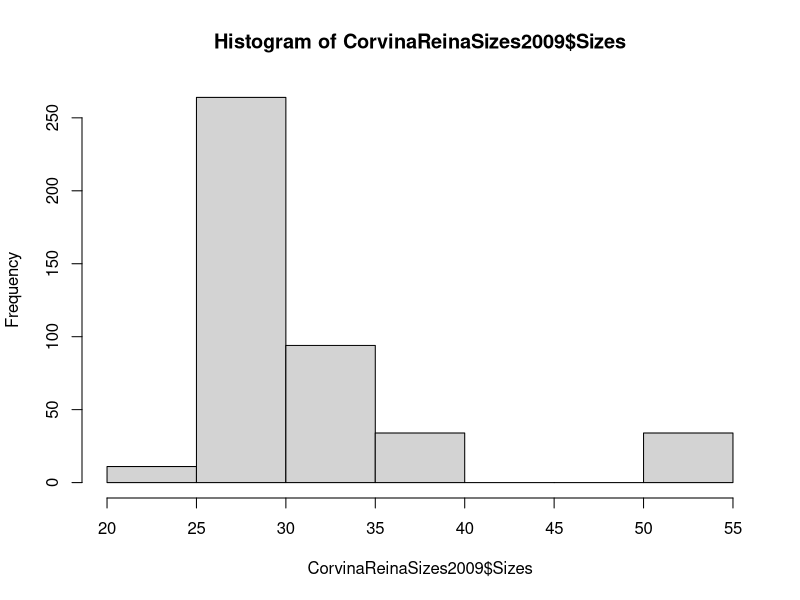
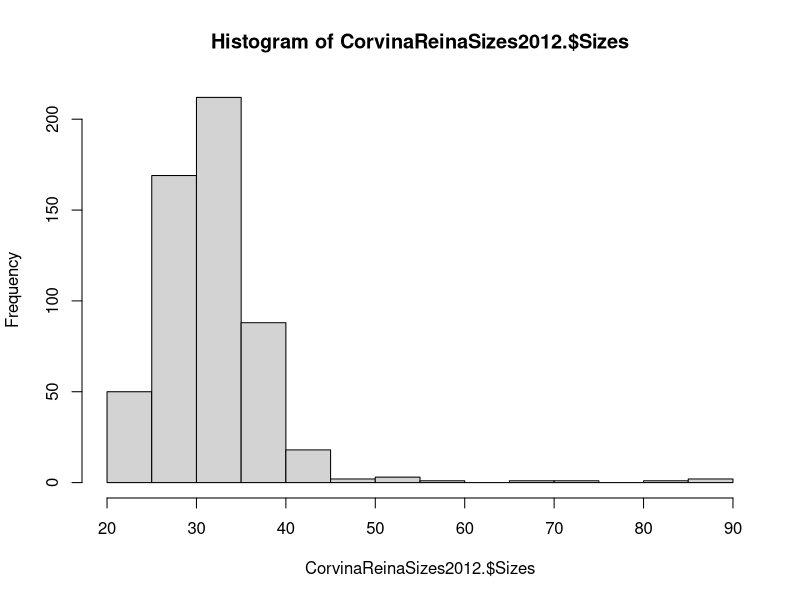
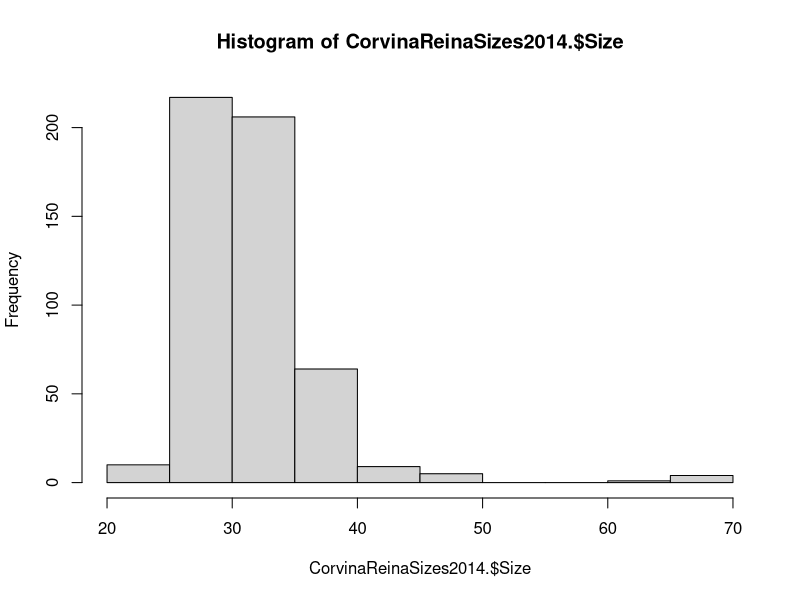

The R script that drew these images, in order:
#Wagner Quiros.
#CorvinaReina histogram. (The legal mesh size is 3")
#Year After closure 2009. Mesh size 2.5". Illegal. n=437
CorvinaReinaSizes2009 <- read.csv("data/CorvinaReinaSizes2009.csv")
View(CorvinaReinaSizes2009)
hist(CorvinaReinaSizes2009$Sizes)


############################################
#CorvinaReina histogram
#Year After closure 2012. Mesh size 2.5" . Illegal.n=548
CorvinaReinaSizes2012. <- read.csv('./data/CorvinaReinaSizes2012..csv')
View(CorvinaReinaSizes2012.)
hist(CorvinaReinaSizes2012.$Sizes)


#############################################
#CorvinaReina histogram
#Year After closure 2014. Mesh size 2.5", 3" and 3.5". Illegal.n=516.
CorvinaReinaSizes2014. <- read.csv("data/CorvinaReinaSizes2014..csv")
View(CorvinaReinaSizes2014.)
hist(CorvinaReinaSizes2014.$Size)


#############################################

